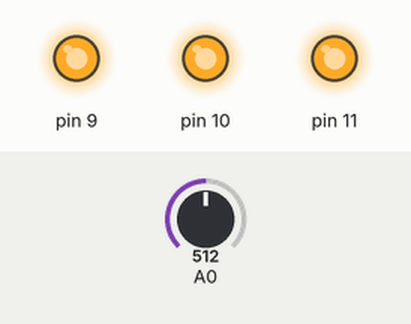
This sketch was run on a simulated Arduino Uno, built with avr-gcc and run on an emulated ATmega328P. Shown: output pins drawn as LEDs (lit = HIGH). The inputs (shaded band) are chosen by the test bench; at power-on: A0 = 512. What the sketch prints to the serial monitor is not drawn.

Above: at 1.2 s.
1.3 s: A0 set to 319
3.3 s: A0 set to 292
At 4.5 s:
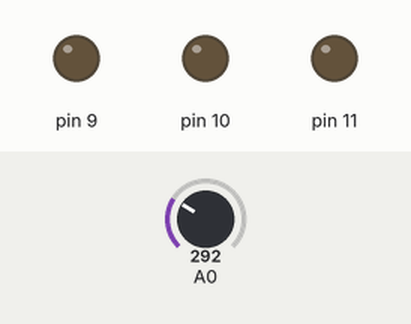
Timing chart, 0 to 6.3 s (numbered marks = the images above; inputs shaded):
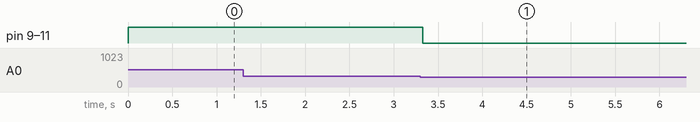

The sketch:

CdS_2.ino
```cpp
void setup() {
  Serial.begin(9600);
}

void loop() {
  int cdsValue = analogRead(A0);

  if (cdsValue > 300) {
    Serial.print("Turn ON the lamp");
    analogWrite(9, 255);
    analogWrite(10, 255);
    analogWrite(11, 255);
  }

  else {
    Serial.print("Turn OFF the lamp");
    analogWrite(9, 0);
    analogWrite(10, 0);
    analogWrite(11, 0);
  }
}
```

Measured:
- the behaviour switches between 301 and 300 on A0 (found by bisection; images 0 and 1)
- after the input at 1.3 s, every drawn part: stays the same
- after the input at 3.3 s, pin 9–11: HIGH → LOW at once
